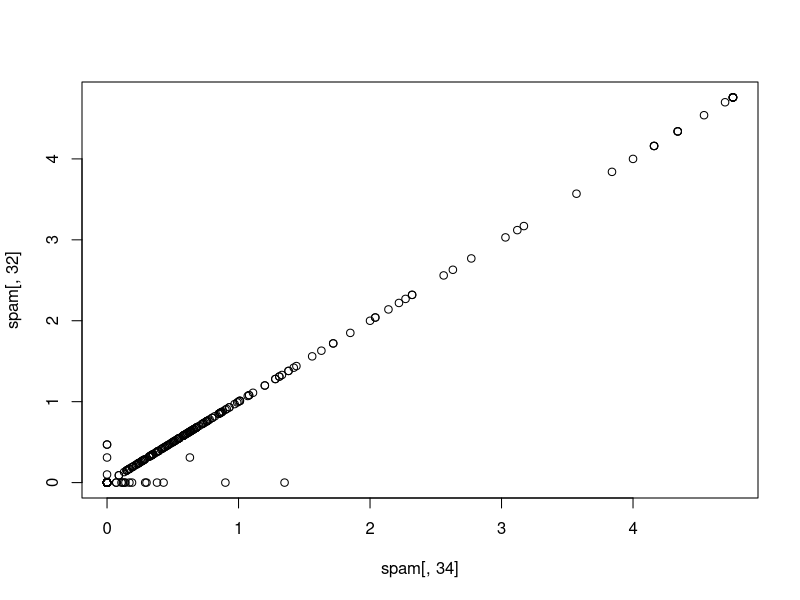
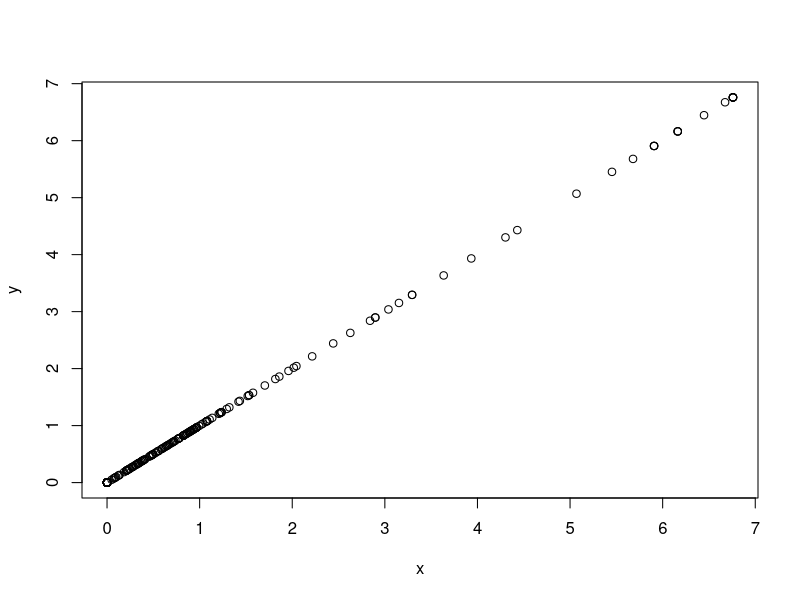

Source code (R) for these figures, in order: (Note: this script raises an error after producing the figures.)
# Principal Component Analysis
library(caret)
library(kernlab)
data(spam)

inTrain <- createDataPartition(y = spam$type, p = 0.75, list = FALSE)

training <- spam[inTrain, ]
testing <- spam[-inTrain, ]

M <- abs(cor(training[, -58]))
diag(M) <- 0
which(M > 0.8, arr.ind = TRUE)

# Looking at two variables in particular
names(spam)[c(34, 32)]
plot(spam[, 34], spam[, 32])
cor(spam[, 34], spam[, 32])

# Since these two variables are almost the same, we can reduce them
x <- 0.71 * training$num415 + 0.71 * training$num857
y <- 0.71 * training$num415 + 0.71 * training$num857
plot(x, y)

# PCA in R
smallSpam <- spam[, c(34, 32)]
prComp <- prComp(smallSpam)
plot(prComp$x[,1], prComp$x[, 2])
